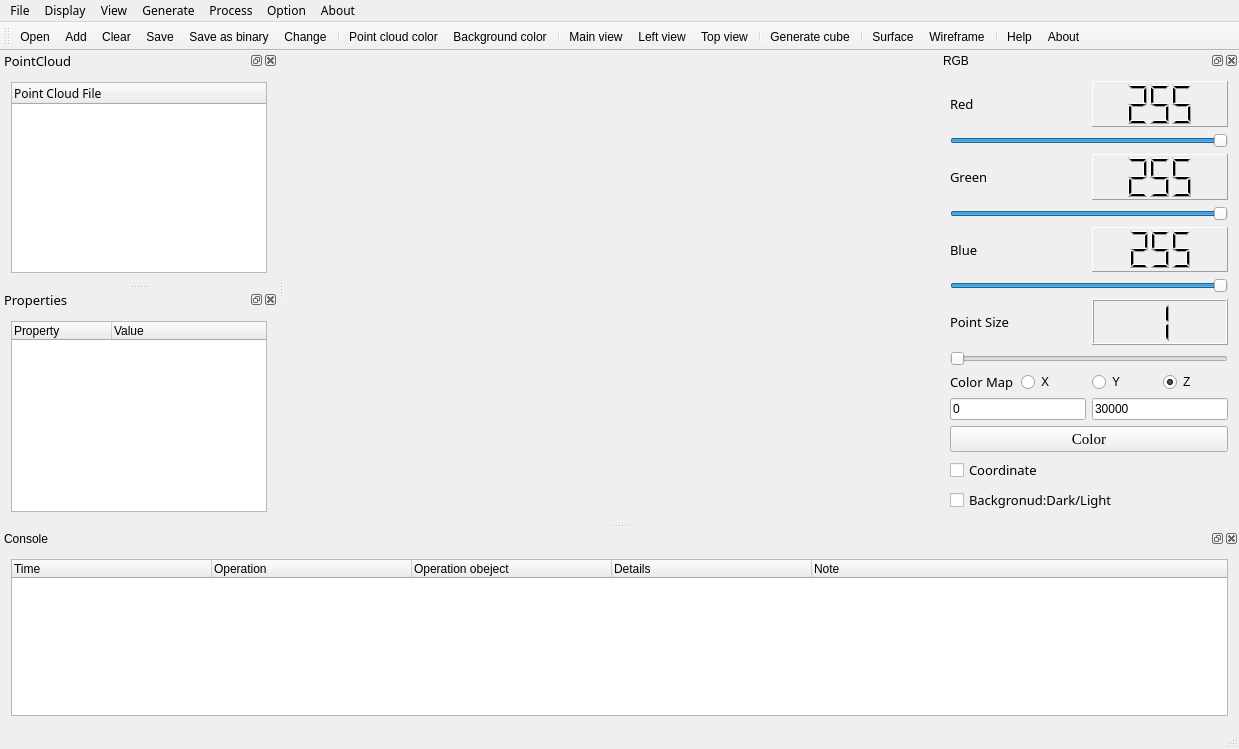
<?xml version="1.0" encoding="UTF-8"?>
<ui version="4.0">
 <class>CloudViewerClass</class>
 <widget class="QMainWindow" name="CloudViewerClass">
  <property name="geometry">
   <rect>
    <x>0</x>
    <y>0</y>
    <width>1239</width>
    <height>749</height>
   </rect>
  </property>
  <property name="sizePolicy">
   <sizepolicy hsizetype="Expanding" vsizetype="Expanding">
    <horstretch>85</horstretch>
    <verstretch>0</verstretch>
   </sizepolicy>
  </property>
  <property name="minimumSize">
   <size>
    <width>900</width>
    <height>650</height>
   </size>
  </property>
  <property name="maximumSize">
   <size>
    <width>16777215</width>
    <height>16777215</height>
   </size>
  </property>
  <property name="windowTitle">
   <string>CloudViewer</string>
  </property>
  <property name="styleSheet">
   <string notr="true"/>
  </property>
  <property name="animated">
   <bool>true</bool>
  </property>
  <property name="tabShape">
   <enum>QTabWidget::Rounded</enum>
  </property>
  <property name="dockNestingEnabled">
   <bool>false</bool>
  </property>
  <widget class="QWidget" name="centralWidget">
   <property name="sizePolicy">
    <sizepolicy hsizetype="Preferred" vsizetype="Preferred">
     <horstretch>0</horstretch>
     <verstretch>0</verstretch>
    </sizepolicy>
   </property>
   <layout class="QHBoxLayout" name="horizontalLayout_5">
    <item>
     <widget class="QVTKWidget" name="screen">
      <property name="minimumSize">
       <size>
        <width>600</width>
        <height>400</height>
       </size>
      </property>
     </widget>
    </item>
   </layout>
  </widget>
  <widget class="QMenuBar" name="menuBar">
   <property name="geometry">
    <rect>
     <x>0</x>
     <y>0</y>
     <width>1239</width>
     <height>23</height>
    </rect>
   </property>
   <property name="font">
    <font>
     <family>微软雅黑</family>
    </font>
   </property>
   <widget class="QMenu" name="menuFile">
    <property name="title">
     <string>File</string>
    </property>
    <addaction name="openAction"/>
    <addaction name="addAction"/>
    <addaction name="clearAction"/>
    <addaction name="saveAction"/>
    <addaction name="saveBinaryAction"/>
    <addaction name="changeAction"/>
    <addaction name="exitAction"/>
   </widget>
   <widget class="QMenu" name="menuGenerate">
    <property name="title">
     <string>Generate</string>
    </property>
    <widget class="QMenu" name="menuBasic_shapes">
     <property name="title">
      <string>Basic shapes</string>
     </property>
     <property name="icon">
      <iconset resource="cloudviewer.qrc">
       <normaloff>:/Resources/images/shape.png</normaloff>:/Resources/images/shape.png</iconset>
     </property>
     <addaction name="sphereAction"/>
     <addaction name="cylinderAction"/>
    </widget>
    <addaction name="cubeAction"/>
    <addaction name="menuBasic_shapes"/>
   </widget>
   <widget class="QMenu" name="menuAbout">
    <property name="title">
     <string>About</string>
    </property>
    <addaction name="helpAction"/>
    <addaction name="aboutAction"/>
   </widget>
   <widget class="QMenu" name="menuOption">
    <property name="title">
     <string>Option</string>
    </property>
    <widget class="QMenu" name="themeAction">
     <property name="title">
      <string>Theme</string>
     </property>
     <property name="icon">
      <iconset resource="cloudviewer.qrc">
       <normaloff>:/Resources/images/theme.png</normaloff>:/Resources/images/theme.png</iconset>
     </property>
     <addaction name="windowsThemeAction"/>
     <addaction name="darculaThemeAction"/>
    </widget>
    <widget class="QMenu" name="langAction">
     <property name="title">
      <string>Language</string>
     </property>
     <property name="icon">
      <iconset resource="cloudviewer.qrc">
       <normaloff>:/Resources/images/language.png</normaloff>:/Resources/images/language.png</iconset>
     </property>
     <addaction name="englishAction"/>
     <addaction name="chineseAction"/>
    </widget>
    <addaction name="themeAction"/>
    <addaction name="langAction"/>
   </widget>
   <widget class="QMenu" name="menuView">
    <property name="title">
     <string>Display</string>
    </property>
    <widget class="QMenu" name="menuAngle_view">
     <property name="title">
      <string>Angle view</string>
     </property>
     <addaction name="mainviewAction"/>
     <addaction name="leftviewAction"/>
     <addaction name="topviewAction"/>
    </widget>
    <addaction name="pointcolorAction"/>
    <addaction name="bgcolorAction"/>
    <addaction name="menuAngle_view"/>
   </widget>
   <widget class="QMenu" name="menuView_2">
    <property name="title">
     <string>View</string>
    </property>
    <addaction name="dataAction"/>
    <addaction name="propertyAction"/>
    <addaction name="consoleAction"/>
    <addaction name="RGBAction"/>
   </widget>
   <widget class="QMenu" name="menuProcess">
    <property name="title">
     <string>Process</string>
    </property>
    <addaction name="meshsurfaceAction"/>
    <addaction name="wireframeAction"/>
   </widget>
   <addaction name="menuFile"/>
   <addaction name="menuView"/>
   <addaction name="menuView_2"/>
   <addaction name="menuGenerate"/>
   <addaction name="menuProcess"/>
   <addaction name="menuOption"/>
   <addaction name="menuAbout"/>
  </widget>
  <widget class="QToolBar" name="mainToolBar">
   <attribute name="toolBarArea">
    <enum>TopToolBarArea</enum>
   </attribute>
   <attribute name="toolBarBreak">
    <bool>false</bool>
   </attribute>
   <addaction name="openAction"/>
   <addaction name="addAction"/>
   <addaction name="clearAction"/>
   <addaction name="saveAction"/>
   <addaction name="saveBinaryAction"/>
   <addaction name="changeAction"/>
   <addaction name="separator"/>
   <addaction name="pointcolorAction"/>
   <addaction name="bgcolorAction"/>
   <addaction name="separator"/>
   <addaction name="mainviewAction"/>
   <addaction name="leftviewAction"/>
   <addaction name="topviewAction"/>
   <addaction name="separator"/>
   <addaction name="cubeAction"/>
   <addaction name="separator"/>
   <addaction name="meshsurfaceAction"/>
   <addaction name="wireframeAction"/>
   <addaction name="separator"/>
   <addaction name="helpAction"/>
   <addaction name="aboutAction"/>
  </widget>
  <widget class="QStatusBar" name="statusBar"/>
  <widget class="QDockWidget" name="RGBDock">
   <property name="minimumSize">
    <size>
     <width>300</width>
     <height>467</height>
    </size>
   </property>
   <property name="maximumSize">
    <size>
     <width>300</width>
     <height>524287</height>
    </size>
   </property>
   <property name="windowTitle">
    <string>RGB</string>
   </property>
   <attribute name="dockWidgetArea">
    <number>2</number>
   </attribute>
   <widget class="QWidget" name="dockWidgetContents_4">
    <layout class="QVBoxLayout" name="verticalLayout_2">
     <item>
      <layout class="QVBoxLayout" name="verticalLayout">
       <item>
        <layout class="QHBoxLayout" name="horizontalLayout">
         <item>
          <widget class="QLabel" name="label_1">
           <property name="sizePolicy">
            <sizepolicy hsizetype="Expanding" vsizetype="Preferred">
             <horstretch>0</horstretch>
             <verstretch>0</verstretch>
            </sizepolicy>
           </property>
           <property name="font">
            <font>
             <family>微软雅黑</family>
             <pointsize>10</pointsize>
            </font>
           </property>
           <property name="text">
            <string>Red</string>
           </property>
          </widget>
         </item>
         <item>
          <widget class="QLCDNumber" name="rLCD">
           <property name="sizePolicy">
            <sizepolicy hsizetype="Expanding" vsizetype="Minimum">
             <horstretch>0</horstretch>
             <verstretch>0</verstretch>
            </sizepolicy>
           </property>
           <property name="autoFillBackground">
            <bool>false</bool>
           </property>
           <property name="inputMethodHints">
            <set>Qt::ImhNone</set>
           </property>
           <property name="frameShape">
            <enum>QFrame::Panel</enum>
           </property>
           <property name="frameShadow">
            <enum>QFrame::Raised</enum>
           </property>
           <property name="lineWidth">
            <number>1</number>
           </property>
           <property name="smallDecimalPoint">
            <bool>false</bool>
           </property>
           <property name="digitCount">
            <number>3</number>
           </property>
           <property name="mode">
            <enum>QLCDNumber::Dec</enum>
           </property>
           <property name="value" stdset="0">
            <double>255.000000000000000</double>
           </property>
           <property name="intValue" stdset="0">
            <number>255</number>
           </property>
          </widget>
         </item>
        </layout>
       </item>
       <item>
        <widget class="QSlider" name="rSlider">
         <property name="sizePolicy">
          <sizepolicy hsizetype="Expanding" vsizetype="Fixed">
           <horstretch>0</horstretch>
           <verstretch>0</verstretch>
          </sizepolicy>
         </property>
         <property name="minimumSize">
          <size>
           <width>132</width>
           <height>0</height>
          </size>
         </property>
         <property name="maximum">
          <number>255</number>
         </property>
         <property name="sliderPosition">
          <number>255</number>
         </property>
         <property name="orientation">
          <enum>Qt::Horizontal</enum>
         </property>
        </widget>
       </item>
       <item>
        <layout class="QHBoxLayout" name="horizontalLayout_2">
         <item>
          <widget class="QLabel" name="label_2">
           <property name="sizePolicy">
            <sizepolicy hsizetype="Expanding" vsizetype="Preferred">
             <horstretch>0</horstretch>
             <verstretch>0</verstretch>
            </sizepolicy>
           </property>
           <property name="font">
            <font>
             <family>微软雅黑</family>
             <pointsize>10</pointsize>
            </font>
           </property>
           <property name="text">
            <string>Green</string>
           </property>
          </widget>
         </item>
         <item>
          <widget class="QLCDNumber" name="gLCD">
           <property name="sizePolicy">
            <sizepolicy hsizetype="Expanding" vsizetype="Minimum">
             <horstretch>0</horstretch>
             <verstretch>0</verstretch>
            </sizepolicy>
           </property>
           <property name="frameShape">
            <enum>QFrame::Panel</enum>
           </property>
           <property name="digitCount">
            <number>3</number>
           </property>
           <property name="intValue" stdset="0">
            <number>255</number>
           </property>
          </widget>
         </item>
        </layout>
       </item>
       <item>
        <widget class="QSlider" name="gSlider">
         <property name="sizePolicy">
          <sizepolicy hsizetype="Expanding" vsizetype="Fixed">
           <horstretch>0</horstretch>
           <verstretch>0</verstretch>
          </sizepolicy>
         </property>
         <property name="minimumSize">
          <size>
           <width>132</width>
           <height>0</height>
          </size>
         </property>
         <property name="maximum">
          <number>255</number>
         </property>
         <property name="sliderPosition">
          <number>255</number>
         </property>
         <property name="orientation">
          <enum>Qt::Horizontal</enum>
         </property>
        </widget>
       </item>
       <item>
        <layout class="QHBoxLayout" name="horizontalLayout_3">
         <item>
          <widget class="QLabel" name="label_3">
           <property name="sizePolicy">
            <sizepolicy hsizetype="Expanding" vsizetype="Preferred">
             <horstretch>0</horstretch>
             <verstretch>0</verstretch>
            </sizepolicy>
           </property>
           <property name="font">
            <font>
             <family>微软雅黑</family>
             <pointsize>10</pointsize>
            </font>
           </property>
           <property name="text">
            <string>Blue</string>
           </property>
          </widget>
         </item>
         <item>
          <widget class="QLCDNumber" name="bLCD">
           <property name="sizePolicy">
            <sizepolicy hsizetype="Expanding" vsizetype="Minimum">
             <horstretch>0</horstretch>
             <verstretch>0</verstretch>
            </sizepolicy>
           </property>
           <property name="frameShape">
            <enum>QFrame::Panel</enum>
           </property>
           <property name="digitCount">
            <number>3</number>
           </property>
           <property name="intValue" stdset="0">
            <number>255</number>
           </property>
          </widget>
         </item>
        </layout>
       </item>
       <item>
        <widget class="QSlider" name="bSlider">
         <property name="sizePolicy">
          <sizepolicy hsizetype="Expanding" vsizetype="Fixed">
           <horstretch>0</horstretch>
           <verstretch>0</verstretch>
          </sizepolicy>
         </property>
         <property name="minimumSize">
          <size>
           <width>132</width>
           <height>0</height>
          </size>
         </property>
         <property name="maximum">
          <number>255</number>
         </property>
         <property name="sliderPosition">
          <number>255</number>
         </property>
         <property name="orientation">
          <enum>Qt::Horizontal</enum>
         </property>
        </widget>
       </item>
       <item>
        <layout class="QHBoxLayout" name="horizontalLayout_4">
         <item>
          <widget class="QLabel" name="label_4">
           <property name="sizePolicy">
            <sizepolicy hsizetype="Expanding" vsizetype="Preferred">
             <horstretch>0</horstretch>
             <verstretch>0</verstretch>
            </sizepolicy>
           </property>
           <property name="font">
            <font>
             <family>微软雅黑</family>
             <pointsize>10</pointsize>
            </font>
           </property>
           <property name="text">
            <string>Point Size</string>
           </property>
          </widget>
         </item>
         <item>
          <widget class="QLCDNumber" name="sizeLCD">
           <property name="sizePolicy">
            <sizepolicy hsizetype="Expanding" vsizetype="Minimum">
             <horstretch>0</horstretch>
             <verstretch>0</verstretch>
            </sizepolicy>
           </property>
           <property name="digitCount">
            <number>1</number>
           </property>
           <property name="segmentStyle">
            <enum>QLCDNumber::Filled</enum>
           </property>
           <property name="intValue" stdset="0">
            <number>1</number>
           </property>
          </widget>
         </item>
        </layout>
       </item>
       <item>
        <widget class="QSlider" name="pSlider">
         <property name="sizePolicy">
          <sizepolicy hsizetype="Expanding" vsizetype="Fixed">
           <horstretch>0</horstretch>
           <verstretch>0</verstretch>
          </sizepolicy>
         </property>
         <property name="minimumSize">
          <size>
           <width>132</width>
           <height>0</height>
          </size>
         </property>
         <property name="minimum">
          <number>1</number>
         </property>
         <property name="maximum">
          <number>10</number>
         </property>
         <property name="sliderPosition">
          <number>1</number>
         </property>
         <property name="orientation">
          <enum>Qt::Horizontal</enum>
         </property>
        </widget>
       </item>
       <item>
        <layout class="QHBoxLayout" name="horizontalLayout_6">
         <item>
          <widget class="QLabel" name="label_5">
           <property name="font">
            <font>
             <family>微软雅黑</family>
             <pointsize>10</pointsize>
            </font>
           </property>
           <property name="cursor">
            <cursorShape>ArrowCursor</cursorShape>
           </property>
           <property name="text">
            <string>Color Map</string>
           </property>
          </widget>
         </item>
         <item>
          <widget class="QRadioButton" name="colormap_x">
           <property name="text">
            <string>X</string>
           </property>
          </widget>
         </item>
         <item>
          <widget class="QRadioButton" name="colormap_y">
           <property name="text">
            <string>Y</string>
           </property>
          </widget>
         </item>
         <item>
          <widget class="QRadioButton" name="colormap_z">
           <property name="text">
            <string>Z</string>
           </property>
           <property name="checked">
            <bool>true</bool>
           </property>
          </widget>
         </item>
        </layout>
       </item>
       <item>
        <layout class="QHBoxLayout" name="horizontalLayout_7">
         <item>
          <widget class="QLineEdit" name="colorMapLeft">
           <property name="text">
            <string>0</string>
           </property>
          </widget>
         </item>
         <item>
          <widget class="QLineEdit" name="colorMapRight">
           <property name="text">
            <string>30000</string>
           </property>
          </widget>
         </item>
        </layout>
       </item>
       <item>
        <widget class="QPushButton" name="colorBtn">
         <property name="font">
          <font>
           <family>Times New Roman</family>
           <pointsize>11</pointsize>
          </font>
         </property>
         <property name="styleSheet">
          <string notr="true"/>
         </property>
         <property name="text">
          <string>Color</string>
         </property>
        </widget>
       </item>
      </layout>
     </item>
     <item>
      <widget class="QCheckBox" name="cooCbx">
       <property name="font">
        <font>
         <family>微软雅黑</family>
         <pointsize>10</pointsize>
        </font>
       </property>
       <property name="text">
        <string>Coordinate</string>
       </property>
      </widget>
     </item>
     <item>
      <widget class="QCheckBox" name="bgcCbx">
       <property name="font">
        <font>
         <family>微软雅黑</family>
         <pointsize>10</pointsize>
        </font>
       </property>
       <property name="text">
        <string>Backgronud:Dark/Light</string>
       </property>
      </widget>
     </item>
    </layout>
   </widget>
  </widget>
  <widget class="QDockWidget" name="dataDock">
   <property name="minimumSize">
    <size>
     <width>250</width>
     <height>233</height>
    </size>
   </property>
   <property name="maximumSize">
    <size>
     <width>300</width>
     <height>524287</height>
    </size>
   </property>
   <property name="font">
    <font>
     <family>微软雅黑</family>
     <pointsize>10</pointsize>
    </font>
   </property>
   <property name="windowTitle">
    <string>PointCloud</string>
   </property>
   <attribute name="dockWidgetArea">
    <number>1</number>
   </attribute>
   <widget class="QWidget" name="dockWidgetContents_5">
    <layout class="QVBoxLayout" name="verticalLayout_3">
     <item>
      <widget class="QTreeWidget" name="dataTree">
       <property name="minimumSize">
        <size>
         <width>0</width>
         <height>180</height>
        </size>
       </property>
       <property name="font">
        <font>
         <family>微软雅黑</family>
         <pointsize>9</pointsize>
        </font>
       </property>
       <property name="contextMenuPolicy">
        <enum>Qt::CustomContextMenu</enum>
       </property>
       <column>
        <property name="text">
         <string>Point Cloud File</string>
        </property>
       </column>
      </widget>
     </item>
    </layout>
   </widget>
  </widget>
  <widget class="QDockWidget" name="propertyDock">
   <property name="minimumSize">
    <size>
     <width>250</width>
     <height>233</height>
    </size>
   </property>
   <property name="font">
    <font>
     <family>微软雅黑</family>
     <pointsize>10</pointsize>
    </font>
   </property>
   <property name="windowTitle">
    <string>Properties</string>
   </property>
   <attribute name="dockWidgetArea">
    <number>1</number>
   </attribute>
   <widget class="QWidget" name="dockWidgetContents_6">
    <layout class="QVBoxLayout" name="verticalLayout_4">
     <item>
      <widget class="QTableWidget" name="propertyTable">
       <property name="minimumSize">
        <size>
         <width>0</width>
         <height>180</height>
        </size>
       </property>
       <property name="font">
        <font>
         <pointsize>9</pointsize>
        </font>
       </property>
       <property name="frameShadow">
        <enum>QFrame::Sunken</enum>
       </property>
       <property name="midLineWidth">
        <number>0</number>
       </property>
       <property name="horizontalScrollBarPolicy">
        <enum>Qt::ScrollBarAsNeeded</enum>
       </property>
       <property name="sizeAdjustPolicy">
        <enum>QAbstractScrollArea::AdjustIgnored</enum>
       </property>
       <property name="autoScroll">
        <bool>true</bool>
       </property>
       <property name="editTriggers">
        <set>QAbstractItemView::NoEditTriggers</set>
       </property>
       <property name="tabKeyNavigation">
        <bool>true</bool>
       </property>
       <property name="showDropIndicator" stdset="0">
        <bool>true</bool>
       </property>
       <property name="dragDropOverwriteMode">
        <bool>true</bool>
       </property>
       <property name="alternatingRowColors">
        <bool>false</bool>
       </property>
       <property name="selectionMode">
        <enum>QAbstractItemView::ExtendedSelection</enum>
       </property>
       <property name="textElideMode">
        <enum>Qt::ElideLeft</enum>
       </property>
       <property name="horizontalScrollMode">
        <enum>QAbstractItemView::ScrollPerItem</enum>
       </property>
       <property name="showGrid">
        <bool>false</bool>
       </property>
       <property name="wordWrap">
        <bool>true</bool>
       </property>
       <property name="cornerButtonEnabled">
        <bool>true</bool>
       </property>
       <property name="rowCount">
        <number>4</number>
       </property>
       <property name="columnCount">
        <number>2</number>
       </property>
       <attribute name="horizontalHeaderCascadingSectionResizes">
        <bool>false</bool>
       </attribute>
       <attribute name="horizontalHeaderDefaultSectionSize">
        <number>100</number>
       </attribute>
       <attribute name="horizontalHeaderHighlightSections">
        <bool>true</bool>
       </attribute>
       <attribute name="horizontalHeaderMinimumSectionSize">
        <number>25</number>
       </attribute>
       <attribute name="horizontalHeaderStretchLastSection">
        <bool>true</bool>
       </attribute>
       <attribute name="verticalHeaderVisible">
        <bool>false</bool>
       </attribute>
       <attribute name="verticalHeaderCascadingSectionResizes">
        <bool>false</bool>
       </attribute>
       <row/>
       <row/>
       <row/>
       <row/>
       <column>
        <property name="text">
         <string>Property</string>
        </property>
        <property name="textAlignment">
         <set>AlignLeading|AlignVCenter</set>
        </property>
       </column>
       <column>
        <property name="text">
         <string>Value</string>
        </property>
        <property name="textAlignment">
         <set>AlignLeading|AlignVCenter</set>
        </property>
       </column>
      </widget>
     </item>
    </layout>
   </widget>
  </widget>
  <widget class="QDockWidget" name="consoleDock">
   <property name="minimumSize">
    <size>
     <width>200</width>
     <height>140</height>
    </size>
   </property>
   <property name="maximumSize">
    <size>
     <width>524287</width>
     <height>220</height>
    </size>
   </property>
   <property name="windowTitle">
    <string>Console</string>
   </property>
   <attribute name="dockWidgetArea">
    <number>8</number>
   </attribute>
   <widget class="QWidget" name="dockWidgetContents_7">
    <layout class="QVBoxLayout" name="verticalLayout_5">
     <item>
      <widget class="QTableWidget" name="consoleTable">
       <property name="showGrid">
        <bool>false</bool>
       </property>
       <property name="gridStyle">
        <enum>Qt::SolidLine</enum>
       </property>
       <property name="rowCount">
        <number>0</number>
       </property>
       <property name="columnCount">
        <number>5</number>
       </property>
       <attribute name="horizontalHeaderVisible">
        <bool>true</bool>
       </attribute>
       <attribute name="horizontalHeaderDefaultSectionSize">
        <number>200</number>
       </attribute>
       <attribute name="horizontalHeaderStretchLastSection">
        <bool>true</bool>
       </attribute>
       <attribute name="verticalHeaderVisible">
        <bool>false</bool>
       </attribute>
       <column>
        <property name="text">
         <string>Time</string>
        </property>
        <property name="textAlignment">
         <set>AlignLeading|AlignVCenter</set>
        </property>
       </column>
       <column>
        <property name="text">
         <string>Operation</string>
        </property>
        <property name="textAlignment">
         <set>AlignLeading|AlignVCenter</set>
        </property>
       </column>
       <column>
        <property name="text">
         <string>Operation obeject</string>
        </property>
        <property name="textAlignment">
         <set>AlignLeading|AlignVCenter</set>
        </property>
       </column>
       <column>
        <property name="text">
         <string>Details</string>
        </property>
        <property name="textAlignment">
         <set>AlignLeading|AlignVCenter</set>
        </property>
       </column>
       <column>
        <property name="text">
         <string>Note</string>
        </property>
        <property name="textAlignment">
         <set>AlignLeading|AlignVCenter</set>
        </property>
       </column>
      </widget>
     </item>
    </layout>
   </widget>
  </widget>
  <action name="openAction">
   <property name="icon">
    <iconset resource="cloudviewer.qrc">
     <normaloff>:/Resources/images/open.png</normaloff>:/Resources/images/open.png</iconset>
   </property>
   <property name="text">
    <string>Open</string>
   </property>
   <property name="statusTip">
    <string>open a exsting file</string>
   </property>
   <property name="shortcut">
    <string>Ctrl+O</string>
   </property>
  </action>
  <action name="saveAction">
   <property name="icon">
    <iconset resource="cloudviewer.qrc">
     <normaloff>:/Resources/images/save.png</normaloff>:/Resources/images/save.png</iconset>
   </property>
   <property name="text">
    <string>Save</string>
   </property>
   <property name="statusTip">
    <string>save the file</string>
   </property>
   <property name="shortcut">
    <string>Ctrl+S</string>
   </property>
  </action>
  <action name="saveasAction">
   <property name="text">
    <string>Save as...</string>
   </property>
  </action>
  <action name="cubeAction">
   <property name="icon">
    <iconset resource="cloudviewer.qrc">
     <normaloff>:/Resources/images/cube.png</normaloff>:/Resources/images/cube.png</iconset>
   </property>
   <property name="text">
    <string>Generate cube</string>
   </property>
   <property name="statusTip">
    <string>generate a cube point cloud</string>
   </property>
  </action>
  <action name="helpAction">
   <property name="icon">
    <iconset resource="cloudviewer.qrc">
     <normaloff>:/Resources/images/help.png</normaloff>:/Resources/images/help.png</iconset>
   </property>
   <property name="text">
    <string>Help</string>
   </property>
   <property name="statusTip">
    <string>show help information</string>
   </property>
  </action>
  <action name="aboutAction">
   <property name="icon">
    <iconset resource="cloudviewer.qrc">
     <normaloff>:/Resources/images/about.png</normaloff>:/Resources/images/about.png</iconset>
   </property>
   <property name="text">
    <string>About</string>
   </property>
   <property name="statusTip">
    <string>show some information of the software</string>
   </property>
  </action>
  <action name="changeAction">
   <property name="icon">
    <iconset resource="cloudviewer.qrc">
     <normaloff>:/Resources/images/change.png</normaloff>:/Resources/images/change.png</iconset>
   </property>
   <property name="text">
    <string>Change</string>
   </property>
   <property name="statusTip">
    <string>change the format of the file</string>
   </property>
  </action>
  <action name="exitAction">
   <property name="icon">
    <iconset resource="cloudviewer.qrc">
     <normaloff>:/Resources/images/exit.png</normaloff>:/Resources/images/exit.png</iconset>
   </property>
   <property name="text">
    <string>Exit</string>
   </property>
   <property name="shortcut">
    <string>Ctrl+Q</string>
   </property>
  </action>
  <action name="pointcolorAction">
   <property name="icon">
    <iconset resource="cloudviewer.qrc">
     <normaloff>:/Resources/images/pointcolor.png</normaloff>:/Resources/images/pointcolor.png</iconset>
   </property>
   <property name="text">
    <string>Point cloud color</string>
   </property>
  </action>
  <action name="bgcolorAction">
   <property name="icon">
    <iconset resource="cloudviewer.qrc">
     <normaloff>:/Resources/images/bgcolor.png</normaloff>:/Resources/images/bgcolor.png</iconset>
   </property>
   <property name="text">
    <string>Background color</string>
   </property>
  </action>
  <action name="mainviewAction">
   <property name="icon">
    <iconset resource="cloudviewer.qrc">
     <normaloff>:/Resources/images/zhengshi.png</normaloff>:/Resources/images/zhengshi.png</iconset>
   </property>
   <property name="text">
    <string>Main view</string>
   </property>
  </action>
  <action name="leftviewAction">
   <property name="icon">
    <iconset resource="cloudviewer.qrc">
     <normaloff>:/Resources/images/zuoshi.png</normaloff>:/Resources/images/zuoshi.png</iconset>
   </property>
   <property name="text">
    <string>Left view</string>
   </property>
  </action>
  <action name="topviewAction">
   <property name="icon">
    <iconset resource="cloudviewer.qrc">
     <normaloff>:/Resources/images/fushi.png</normaloff>:/Resources/images/fushi.png</iconset>
   </property>
   <property name="text">
    <string>Top view</string>
   </property>
  </action>
  <action name="dataAction">
   <property name="checkable">
    <bool>true</bool>
   </property>
   <property name="checked">
    <bool>true</bool>
   </property>
   <property name="text">
    <string>Data Manager</string>
   </property>
  </action>
  <action name="propertyAction">
   <property name="checkable">
    <bool>true</bool>
   </property>
   <property name="checked">
    <bool>true</bool>
   </property>
   <property name="text">
    <string>Property Manager</string>
   </property>
  </action>
  <action name="consoleAction">
   <property name="checkable">
    <bool>true</bool>
   </property>
   <property name="checked">
    <bool>true</bool>
   </property>
   <property name="text">
    <string>Console</string>
   </property>
  </action>
  <action name="RGBAction">
   <property name="checkable">
    <bool>true</bool>
   </property>
   <property name="checked">
    <bool>true</bool>
   </property>
   <property name="text">
    <string>RGB Manager</string>
   </property>
  </action>
  <action name="clearAction">
   <property name="icon">
    <iconset resource="cloudviewer.qrc">
     <normaloff>:/Resources/images/clear.png</normaloff>:/Resources/images/clear.png</iconset>
   </property>
   <property name="text">
    <string>Clear</string>
   </property>
  </action>
  <action name="addAction">
   <property name="icon">
    <iconset resource="cloudviewer.qrc">
     <normaloff>:/Resources/images/add.png</normaloff>:/Resources/images/add.png</iconset>
   </property>
   <property name="text">
    <string>Add</string>
   </property>
  </action>
  <action name="sphereAction">
   <property name="icon">
    <iconset resource="cloudviewer.qrc">
     <normaloff>:/Resources/images/sphere.png</normaloff>:/Resources/images/sphere.png</iconset>
   </property>
   <property name="text">
    <string>Sphere</string>
   </property>
  </action>
  <action name="cylinderAction">
   <property name="icon">
    <iconset resource="cloudviewer.qrc">
     <normaloff>:/Resources/images/cylinder.png</normaloff>:/Resources/images/cylinder.png</iconset>
   </property>
   <property name="text">
    <string>Cylinder</string>
   </property>
  </action>
  <action name="meshsurfaceAction">
   <property name="icon">
    <iconset resource="cloudviewer.qrc">
     <normaloff>:/Resources/images/mesh.png</normaloff>:/Resources/images/mesh.png</iconset>
   </property>
   <property name="text">
    <string>Surface</string>
   </property>
  </action>
  <action name="wireframeAction">
   <property name="icon">
    <iconset resource="cloudviewer.qrc">
     <normaloff>:/Resources/images/frame.png</normaloff>:/Resources/images/frame.png</iconset>
   </property>
   <property name="text">
    <string>Wireframe</string>
   </property>
  </action>
  <action name="windowsThemeAction">
   <property name="text">
    <string>Windows</string>
   </property>
  </action>
  <action name="darculaThemeAction">
   <property name="text">
    <string>Darcula</string>
   </property>
  </action>
  <action name="englishAction">
   <property name="text">
    <string>English</string>
   </property>
  </action>
  <action name="chineseAction">
   <property name="text">
    <string>Chinese</string>
   </property>
  </action>
  <action name="saveBinaryAction">
   <property name="icon">
    <iconset resource="cloudviewer.qrc">
     <normaloff>:/Resources/images/saveBinary.png</normaloff>:/Resources/images/saveBinary.png</iconset>
   </property>
   <property name="text">
    <string>Save as binary</string>
   </property>
   <property name="statusTip">
    <string>Save point cloud as binary file</string>
   </property>
  </action>
 </widget>
 <layoutdefault spacing="6" margin="11"/>
 <customwidgets>
  <customwidget>
   <class>QVTKWidget</class>
   <extends>QWidget</extends>
   <header>QVTKWidget.h</header>
  </customwidget>
 </customwidgets>
 <resources>
  <include location="cloudviewer.qrc"/>
 </resources>
 <connections/>
</ui>
